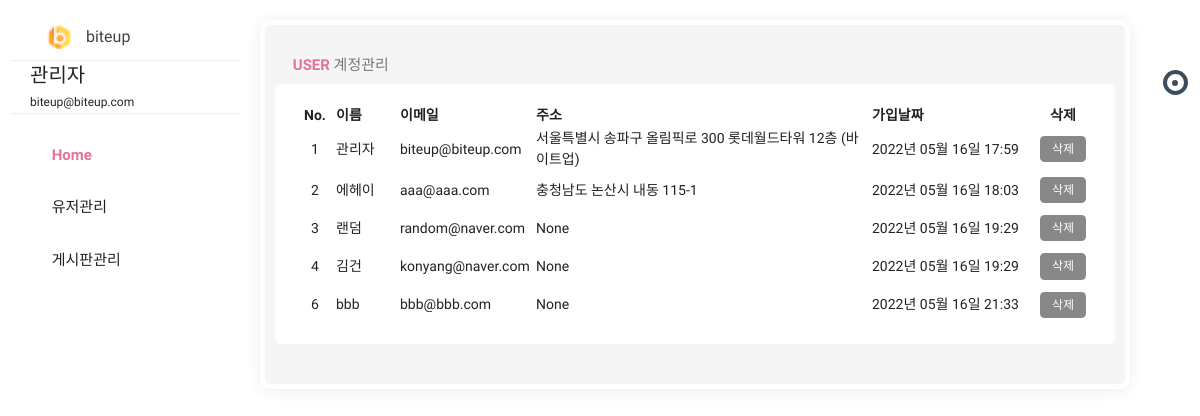
The page /admin/list (signed in) on the database its author committed.
### pybo/models.py (models this page shows)
class User(db.Model):
    id = db.Column(db.Integer, primary_key=True)
    username = db.Column(db.String(150), unique=True, nullable=False)
    password = db.Column(db.String(200), nullable=False)
    email = db.Column(db.String(120), unique=True, nullable=False)
    passwd_answer = db.Column(db.String(200), unique=True, nullable=False)
    location = db.Column(db.String(64), nullable=False)
    about_me = db.Column(db.Text(), nullable=False)
    create_date = db.Column(db.DateTime(), nullable=False)

### pybo/views/admin_views.py (the view)
@bp.route('/list', methods=('GET', 'POST'))
@login_required
def _list():
    if g.user.email == "biteup@biteup.com":
        user_list = User.query.order_by(User.id.asc())
        return render_template('admin/admin_list.html', user_list=user_list)
    else:
        return '<script>alert("관리자의 권한이 없습니다.");location.href="/"</script>'

### pybo/filter.py (called while the page is built)
def format_datetime(value, fmt='%Y년 %m월 %d일 %H:%M'):
    return value.strftime(fmt)

### pybo/views/auth_views.py (called while the page is built)
@bp.before_app_request
def load_logged_in_user():
    user_id = session.get('user_id')
    if user_id is None:
        g.user = None
    else:
        g.user = User.query.get(user_id)

def login_required(view):
    @functools.wraps(view)
    def wrapped_view(**kwargs):
        if g.user is None:
            return redirect(url_for('auth.login'))
        return view(**kwargs)
    return wrapped_view

### pybo/templates/admin/admin_list.html (shortened to what this page needs)
{% extends 'admin.html' %}
{% block content %}
<div class="row clearfix">
    <div class="col-lg-12">
        <div class="card">
            <div class="header">
                <h2><strong><i class="zmdi zmdi-chart"></i> user </strong> 계정관리</h2>
            </div>
            <div class="body">
                <table class="table_user">
                    <thead>
                    <tr>
                        <th class="td_id">No.</th>
                        <th>이름</th>
                        <th>이메일</th>
                        <th>주소</th>
                        <th>가입날짜</th>
                        <th class="td_delete">삭제</th>
                    </tr>
                    </thead>
                    <tbody>
                    {% for user in user_list %}
                    <tr>
                        <td class="td_id">{{ user.id }}</td>
                        <td class="td_username">{{ user.username }}</td>
                        <td class="td_email">{{ user.email }}</td>
                        <td class="td_location">{{ user.location }}</td>
                        <td class="td_datetime">{{ user.create_date|datetime }}</td>
                        <td class="td_delete">
                            <a href="{{ url_for('admin.user_delete', user_id=user.id) }}" class="delete btn btn-sm btn-outline-secondary">삭제</a>
                        </td>
                    </tr>
                    {% endfor %}
                    </tbody>
                </table>
            </div>
        </div>
    </div>
</div>
{% endblock %}

### pybo/templates/admin.html (shortened to what this page needs)
<!doctype html>
<html class="no-js " lang="en">
<head>
    <link rel="stylesheet" href="{{ url_for('static', filename='css/bootstrap.min.css') }}"/>
    <link rel="stylesheet" href="{{ url_for('static', filename='css/jquery-jvectormap-2.0.3.min.css') }}"/>
    <link rel="stylesheet" href="{{ url_for('static', filename='css/plugin.css') }}"/>
    <link rel="stylesheet" href="{{ url_for('static', filename='css/morris.min.css') }}"/>
    <link rel="stylesheet" href="{{ url_for('static', filename='css/style.min.css') }}"/>
    <link rel="stylesheet" href="{{ url_for('static', filename='/admin_style.css') }}"/>
</head>
<body class="theme-blush">
<div class="navbar-right">
    <ul class="navbar-nav">
        <li><a href="#search" class="main_search" title="Search..."><i class="zmdi zmdi-search"></i></a></li>
        <li class="dropdown">
            <a href="javascript:void(0);" class="dropdown-toggle" title="Notifications" data-toggle="dropdown"
               role="button"><i class="zmdi zmdi-notifications"></i>
                <div class="notify"><span class="heartbit"></span><span class="point"></span></div>
            </a>
        </li>
        <li><a href="javascript:void(0);" class="js-right-sidebar" title="Setting"><i
                class="zmdi zmdi-settings zmdi-hc-spin"></i></a></li>
        <li><a href="{{ url_for('main.index') }}" class="mega-menu" title="Sign Out"><i class="zmdi zmdi-power"></i></a></li>
    </ul>
</div>
<aside id="leftsidebar" class="sidebar">
    <div class="navbar-brand">
        <button class="btn-menu ls-toggle-btn" type="button"><i class="zmdi zmdi-menu"></i></button>
        <a href="{{ url_for('admin.main') }}">
            <img src="{{ url_for('static', filename='icon.png') }}" width="25" alt="biteup">
            <span class="m-l-10">biteup</span></a>
    </div>
    <div class="menu">
        <ul class="list">
            <li>
                <div class="user-info">
                    <a class="image" href="profile.html"></a>
                    <div class="detail" style="text-align:left;">
                        <h4>{{ g.user.username }}</h4>
                        <small>{{ g.user.email }}</small>
                    </div>
                </div>
            </li>
            <li class="active open">
                <a href="{{ url_for('admin.main') }}"><i class="zmdi zmdi-home"></i>
                <span>Home</span>
            </a>
            </li>
            <li>
                <a href="javascript:void(0);" class="menu-toggle">
                    <i class="zmdi zmdi-apps"></i>
                    <span>유저관리</span></a>
            </li>
            <li>
                <a href="javascript:void(0);" class="menu-toggle"><i class="zmdi zmdi-folder"></i>
                    <span>게시판관리</span></a>
            </li>
        </ul>
    </div>
</aside>
<section class="content">
{% block content %}
{% endblock %}
</section>
</body>
</html>

### pybo/static/admin_style.css (style rules this page uses)
.table_user { width:100%; }
.table_user .td_id { width:5%;text-align:center; }
.table_user .td_username { width:8%; }
.table_user .td_email { width:17%; }
.table_user .td_location { width:42%; }
.table_user .td_datetime { width:20%; }
.table_user .td_delete { width:8%; text-align:center; }

### rows shown on the page
User: user.username "관리자", user.email "biteup@biteup.com", id "1", username "관리자", email "biteup@biteup.com", location "서울특별시 송파구 올림픽로 300 롯데월드타워 12층 (바이트업)", create_date "2022년 05월 16일 17:59"
User: id "2", username "에헤이", email "aaa@aaa.com", location "충청남도 논산시 내동 115-1", create_date "2022년 05월 16일 18:03"
User: id "3", username "랜덤", email "random@naver.com", location "None", create_date "2022년 05월 16일 19:29"
User: id "4", username "김건", email "konyang@naver.com", location "None", create_date "2022년 05월 16일 19:29"
User: id "6", username "bbb", email "bbb@bbb.com", location "None", create_date "2022년 05월 16일 21:33"
